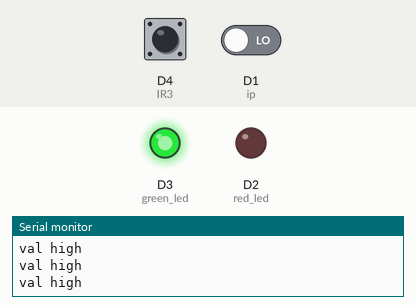
Bench run of a sketch on a simulated ESP8266 (NodeMCU). On the bench: output pins drawn as LEDs (lit = HIGH), the last lines printed to the serial monitor. Dashed ring = blinking. The test bench sets the inputs (shaded band); at power-on: D4 (IR3) LOW, D1 (ip) LOW.

Above: at 1.8 s.
1.9 s: D4 (IR3) driven HIGH
At 3.2 s:
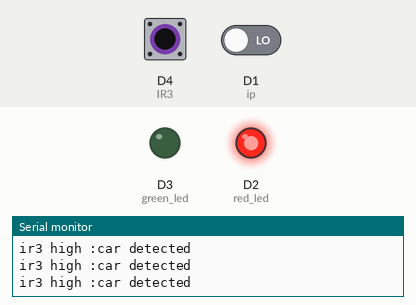
3.5 s: D4 (IR3) driven LOW
At 4.0 s:
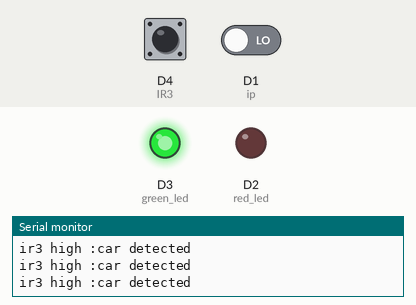
5.0 s: D4 (IR3) driven HIGH and D1 (ip) driven HIGH
At 6.4 s:
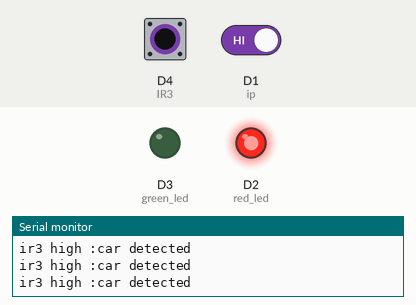
8.0 s: D4 (IR3) pulsed LOW 5 times (0.12 s each, 0.3 s apart)
At 10.1 s:
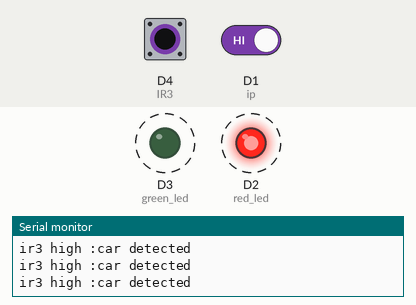
Timing chart, 0 to 11.6 s (numbered marks = the images above; inputs shaded):
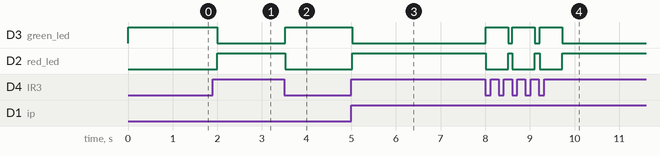

Measured:
- after the input at 1.9 s, D3 (green_led): HIGH → LOW after 0.10 s; D2 (red_led): LOW → HIGH after 0.10 s
- after the input at 3.5 s, D3 (green_led): LOW → HIGH at once; D2 (red_led): HIGH → LOW at once
- after the input at 5.0 s, D3 (green_led): HIGH → LOW at once; D2 (red_led): LOW → HIGH at once
- after the input at 8.0 s, D3 (green_led): alternates HIGH for 0.50 s and LOW for 0.11 s, 6 changes in all, then stays LOW, starting at once; D2 (red_led): alternates HIGH for 0.11 s and LOW for 0.50 s, 6 changes in all, then stays HIGH, starting at once

The sketch:

ARC1-CAR.ino
```cpp
int ip = D1;
int red_led = D2;
int green_led = D3;
int IR3= D4;
int val =0;

void setup()
{
  pinMode(ip,INPUT);
  pinMode(IR3,INPUT);
  Serial.begin(9600);
  pinMode(red_led,OUTPUT);
  pinMode(green_led,OUTPUT);
}

void loop()
{

  val=digitalRead(ip);
  val=1;
  if(val == 1)
  {
      Serial.println("val high");
      while(digitalRead(IR3)==1) //on red led while there is a car stuck
      {   Serial.println("ir3 high :car detected");
          digitalWrite(green_led,LOW);
          digitalWrite(red_led,HIGH);

      }


  }

  digitalWrite(green_led,HIGH);
  digitalWrite(red_led,LOW);


  delay(500);
  // put your main code here, to run repeatedly:

}
```
